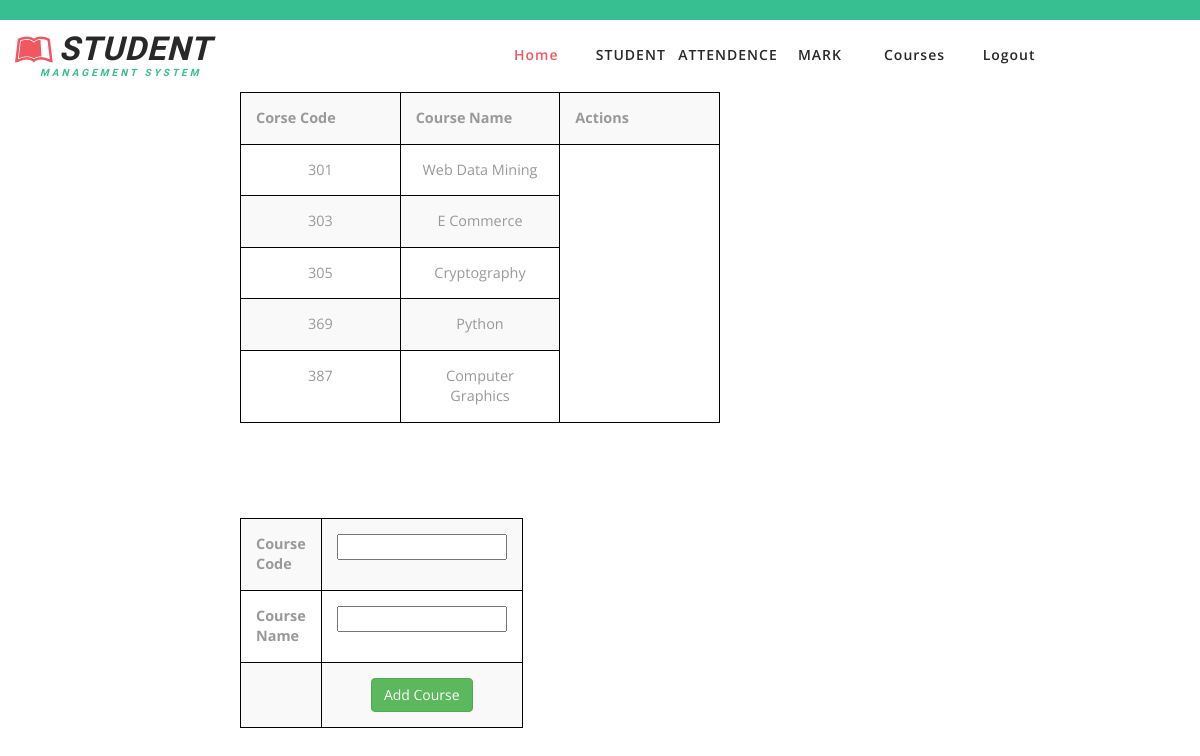
/studentinfo/courses.php, run on an earlier commit of the app's database.
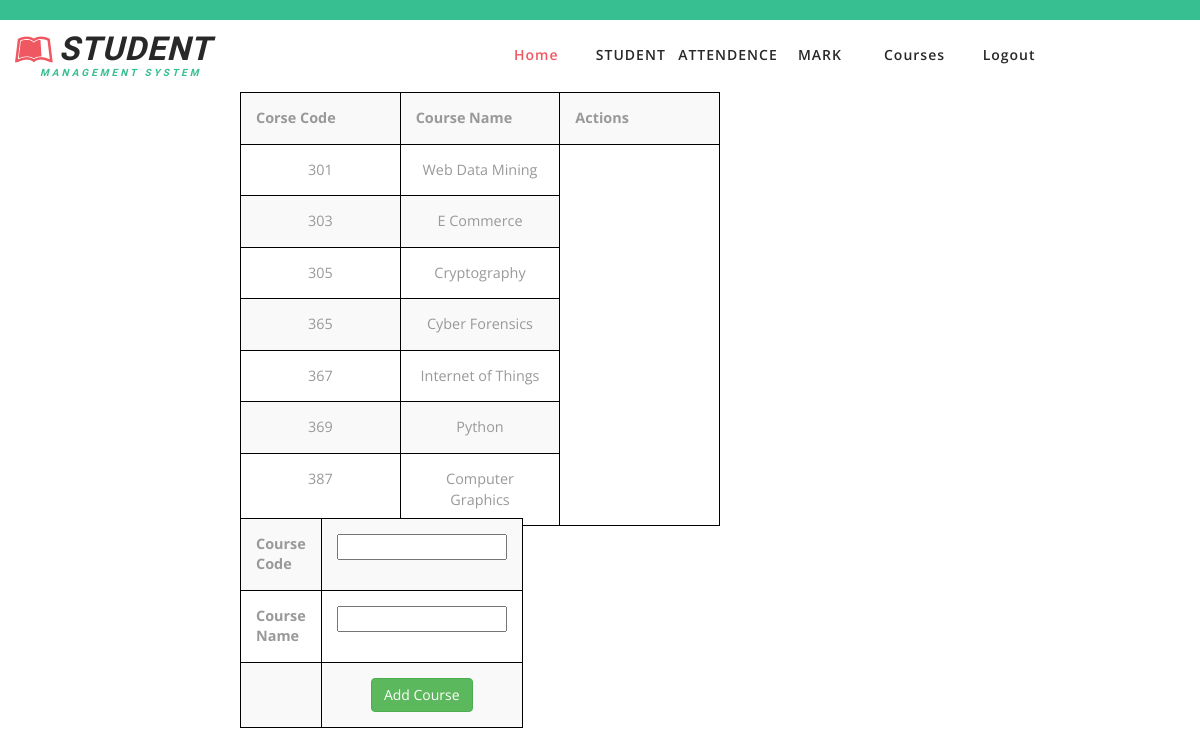
And on a later commit of the database.
### tables this page shows
CREATE TABLE `course` (
  `c_id` int(20) NOT NULL,
  `course_name` varchar(50) DEFAULT NULL
);

### studentinfo/courses.php (the view, shortened to what this page needs)
<!DOCTYPE html>
<html>
<head>
</head>
<body>
	<?php include 'nav.php';?>
<div style="float: left">
     <table style="width: 40%;table-layout: fixed;text-align: center;position: absolute;left: 20%" class="table table-striped table-hover">
     	<tr>
     		<th>Corse Code</th><th>Course Name</th><th>Actions</th>
     	</tr>
     	<?php include 'connection.php';
     	$q=("SELECT `c_id`, `course_name` FROM `course`");
        $e=mysqli_query($con,$q);
        foreach ($e as $key) {
				echo "<tr><td>".$key['c_id']."</td><td>".$key['course_name']."</td></tr>";
            }
	?>
     </table></div>
     <form action="coursesadd.php" method="POST">
     <div style="width: 40%;table-layout: fixed;text-align: center;position: absolute;left: 20%;float: right;padding-top: 15%" >
	 <br>
	 <br>
	 <div class = "course">
     <table class="table table-striped table-hover">
     	<tr>
     		<th>Course Code</th>
            <td><input type="text" name="c_id"></td>
     	</tr>
     	<tr>
     		<th>Course Name</th>
     		<td><input type="text" name="course_name"></td>
     	</tr>
     	<tr>
     		<th></th>
     		<td><input type="submit" value="Add Course" class="btn btn-success"></td>
     	</tr>
	 </table>
	 </div>
 </div></form>
</body>
</html>

### studentinfo/nav.php (shortened to what this page needs)
<!DOCTYPE html>
<html lang="zxx">
<head>
	<link href="css/bootstrap.css" rel="stylesheet" type="text/css" media="all" />
	<link href="css/style.css" rel="stylesheet" type="text/css" media="all" />
	<link href="css/font-awesome.css" rel="stylesheet">
</head>
<body>
	<div class="header-top">
		<div class="container">
			<div class="clearfix"> </div>
		</div>
	</div>
	<div class="header">
		<div class="content white">
			<nav class="navbar navbar-default">
				<div class="container">
					<div class="navbar-header">
						<a class="navbar-brand" href="index.html">
							<h1>
								<span class="fa fa-leanpub" aria-hidden="true"></span>STUDENT
								<label>MANAGEMENT SYSTEM</label>
							</h1>
						</a>
					</div>
					<div class="collapse navbar-collapse" id="bs-example-navbar-collapse-1">
						<nav class="link-effect-2" id="link-effect-2">
							<ul class="nav navbar-nav">
								<li class="active">
									<a href="index.php" class="effect-3">Home</a>
								</li>
								<li>
									<a href="student.php" class="effect-3">STUDENT</a>
								</li>
								<li>
									<a href="atten.php" class="effect-3">ATTENDENCE</a>
								</li>
								<li>
									<a href="mark.php" class="effect-3">MARK</a>
								</li>
								<li>
									<a href="courses.php" class="effect-3">Courses</a>
								</li>
                        <li >
                            <a class="effect-3" href="logout.php">Logout</a>
                        </li>
							</ul>
						</nav>
					</div>
				</div>
			</nav>
		</div>
    </div>

### studentinfo/css/style.css (style rules this page uses)
html, body { margin: 0; font-size: 100%; background: #fff; font-family: 'Open Sans', sans-serif; }
body a { text-decoration: none; transition: 0.5s all; -webkit-transition: 0.5s all; -moz-transition: 0.5s all; -o-transition: 0.5s all; -ms-transition: 0.5s all; }
input[type="button"], input[type="submit"] { transition: 0.5s all; -webkit-transition: 0.5s all; -moz-transition: 0.5s all; -o-transition: 0.5s all; -ms-transition: 0.5s all; }
h1, h2, h3, h4, h5, h6 { margin: 0; font-family: 'Raleway', sans-serif; }
ul { margin: 0; padding: 0; }
label { margin: 0; }
.header-top { background: #37BF91; padding: 8px 0; }
.header { padding: 10px 0; }
.navbar-nav { float: right; margin: 0; width: 60%; }
.navbar { position: relative; min-height: 50px; margin-bottom: 0!important; border: 1px solid transparent; }
.navbar-default { background-color: #fff; border-color: #fff; }
.navbar-brand { float: left; padding: 0; }
.navbar-default a.navbar-brand h1 { color: #282828; font-weight: 600; font-style: italic; letter-spacing: 1px; font-size: 33px; }
.navbar-default a.navbar-brand h1 span { color: #EF5861; margin-right: 5px; }
.navbar-default .navbar-brand label { color: #37bf91; display: block; font-size: 10px; text-align: center; letter-spacing: 3px; font-weight: 600; margin-left: 15px; }
.navbar-default .navbar-nav>li>a { color: #282828; font-size: 14px; letter-spacing: 1px; font-weight: 600; padding: 14px 0; }
.navbar-nav>li>a { padding-top: 18px; padding-bottom: 15px; }
.navbar-default .navbar-nav>.active>a:before { background: #37BF91; transform: translateX(0); -webkit-transform: translateX(0); -moz-transform: translateX(0); -o-transform: translateX(0); -ms-transform: translateX(0); }
.navbar-default .navbar-nav>.active>a, .navbar-default .navbar-nav>.active>a:hover, .navbar-default .navbar-nav>.active>a:focus { color: #EF5861; background: none; }
.navbar-nav>li { float: left; margin: 0; width: 14.2%; text-align: center; }
.table>thead>tr>th, .table>tbody>tr>th, .table>tfoot>tr>th, .table>thead>tr>td, .table>tbody>tr>td, .table>tfoot>tr>td { border-top: none !important; }
.table td, .table>tbody>tr>td, .table>tbody>tr>th, .table>tfoot>tr>td, .table>tfoot>tr>th, .table>thead>tr>td, .table>thead>tr>th { padding: 15px!important; }
.table>thead>tr>th, .table>tbody>tr>th, .table>tfoot>tr>th, .table>thead>tr>td, .table>tbody>tr>td, .table>tfoot>tr>td { font-size: 0.9em; color: #999; border-top: none !important; }
.table { width :300px; }

### studentinfo/courses.php (style rules this page uses)
table, th, td { border: 1px solid black; border-collapse: collapse; }
th, td { padding: 15px;text-align: center; }
td,th { border: 1px solid black }
th { width: 30px }
.course { margin-right:220px; padding-top : 200px; }

What changed in the data, as far as the page shows it:
added course: c_id "365", course_name "Cyber Forensics"
added course: c_id "367", course_name "Internet of Things"
